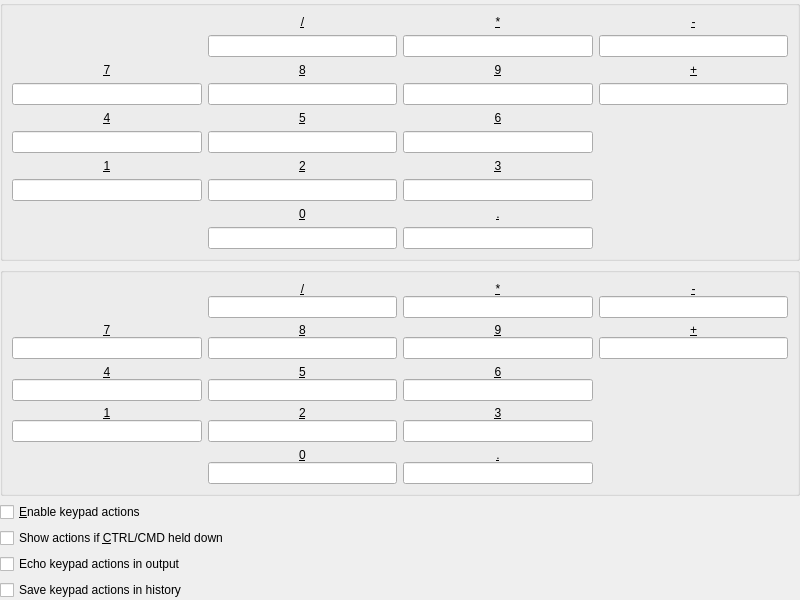
<?xml version="1.0" encoding="UTF-8"?>
<ui version="4.0">
 <class>PrefsNumpad</class>
 <widget class="QWidget" name="PrefsNumpad">
  <property name="geometry">
   <rect>
    <x>0</x>
    <y>0</y>
    <width>800</width>
    <height>600</height>
   </rect>
  </property>
  <property name="windowTitle">
   <string>Form</string>
  </property>
  <layout class="QVBoxLayout" name="verticalLayout">
   <property name="leftMargin">
    <number>0</number>
   </property>
   <property name="topMargin">
    <number>0</number>
   </property>
   <property name="rightMargin">
    <number>0</number>
   </property>
   <property name="bottomMargin">
    <number>0</number>
   </property>
   <item>
    <widget class="QGroupBox" name="NumpadModGroup">
     <property name="enabled">
      <bool>true</bool>
     </property>
     <property name="visible">
      <bool>false</bool>
     </property>
     <layout class="QGridLayout" name="gridLayout_2">
      <item row="1" column="2">
       <widget class="QLineEdit" name="NumpadModAsterisk">
        <property name="alignment">
         <set>Qt::AlignmentFlag::AlignCenter</set>
        </property>
       </widget>
      </item>
      <item row="9" column="1">
       <widget class="QLabel" name="NumpadMod2_label">
        <property name="text">
         <string>&amp;2</string>
        </property>
        <property name="alignment">
         <set>Qt::AlignmentFlag::AlignCenter</set>
        </property>
        <property name="buddy">
         <cstring>NumpadMod2</cstring>
        </property>
       </widget>
      </item>
      <item row="1" column="1">
       <widget class="QLineEdit" name="NumpadModSlash">
        <property name="alignment">
         <set>Qt::AlignmentFlag::AlignCenter</set>
        </property>
       </widget>
      </item>
      <item row="3" column="2">
       <widget class="QLabel" name="NumpadMod9_label">
        <property name="text">
         <string>&amp;9</string>
        </property>
        <property name="alignment">
         <set>Qt::AlignmentFlag::AlignCenter</set>
        </property>
        <property name="buddy">
         <cstring>NumpadMod9</cstring>
        </property>
       </widget>
      </item>
      <item row="5" column="1">
       <spacer name="verticalSpacer_13">
        <property name="orientation">
         <enum>Qt::Orientation::Vertical</enum>
        </property>
        <property name="sizeHint" stdset="0">
         <size>
          <width>20</width>
          <height>10</height>
         </size>
        </property>
       </spacer>
      </item>
      <item row="6" column="0">
       <widget class="QLabel" name="NumpadMod4_label">
        <property name="text">
         <string>&amp;4</string>
        </property>
        <property name="alignment">
         <set>Qt::AlignmentFlag::AlignCenter</set>
        </property>
        <property name="buddy">
         <cstring>NumpadMod4</cstring>
        </property>
       </widget>
      </item>
      <item row="10" column="2">
       <widget class="QLineEdit" name="NumpadMod3">
        <property name="alignment">
         <set>Qt::AlignmentFlag::AlignCenter</set>
        </property>
       </widget>
      </item>
      <item row="12" column="2">
       <widget class="QLabel" name="NumpadModPeriod_label">
        <property name="text">
         <string>&amp;.</string>
        </property>
        <property name="alignment">
         <set>Qt::AlignmentFlag::AlignCenter</set>
        </property>
        <property name="buddy">
         <cstring>NumpadModPeriod</cstring>
        </property>
       </widget>
      </item>
      <item row="7" column="2">
       <widget class="QLineEdit" name="NumpadMod6">
        <property name="alignment">
         <set>Qt::AlignmentFlag::AlignCenter</set>
        </property>
       </widget>
      </item>
      <item row="4" column="2">
       <widget class="QLineEdit" name="NumpadMod9">
        <property name="alignment">
         <set>Qt::AlignmentFlag::AlignCenter</set>
        </property>
       </widget>
      </item>
      <item row="6" column="2">
       <widget class="QLabel" name="NumpadMod6_label">
        <property name="text">
         <string>&amp;6</string>
        </property>
        <property name="alignment">
         <set>Qt::AlignmentFlag::AlignCenter</set>
        </property>
        <property name="buddy">
         <cstring>NumpadMod6</cstring>
        </property>
       </widget>
      </item>
      <item row="2" column="1">
       <spacer name="verticalSpacer_12">
        <property name="orientation">
         <enum>Qt::Orientation::Vertical</enum>
        </property>
        <property name="sizeHint" stdset="0">
         <size>
          <width>20</width>
          <height>10</height>
         </size>
        </property>
       </spacer>
      </item>
      <item row="8" column="1">
       <spacer name="verticalSpacer_14">
        <property name="orientation">
         <enum>Qt::Orientation::Vertical</enum>
        </property>
        <property name="sizeHint" stdset="0">
         <size>
          <width>20</width>
          <height>10</height>
         </size>
        </property>
       </spacer>
      </item>
      <item row="4" column="1">
       <widget class="QLineEdit" name="NumpadMod8">
        <property name="alignment">
         <set>Qt::AlignmentFlag::AlignCenter</set>
        </property>
       </widget>
      </item>
      <item row="4" column="0">
       <widget class="QLineEdit" name="NumpadMod7">
        <property name="alignment">
         <set>Qt::AlignmentFlag::AlignCenter</set>
        </property>
       </widget>
      </item>
      <item row="10" column="0">
       <widget class="QLineEdit" name="NumpadMod1">
        <property name="alignment">
         <set>Qt::AlignmentFlag::AlignCenter</set>
        </property>
       </widget>
      </item>
      <item row="9" column="0">
       <widget class="QLabel" name="NumpadMod1_label">
        <property name="text">
         <string>&amp;1</string>
        </property>
        <property name="alignment">
         <set>Qt::AlignmentFlag::AlignCenter</set>
        </property>
        <property name="buddy">
         <cstring>NumpadMod1</cstring>
        </property>
       </widget>
      </item>
      <item row="12" column="1">
       <widget class="QLabel" name="NumpadMod0_label">
        <property name="text">
         <string>&amp;0</string>
        </property>
        <property name="alignment">
         <set>Qt::AlignmentFlag::AlignCenter</set>
        </property>
        <property name="buddy">
         <cstring>NumpadMod0</cstring>
        </property>
       </widget>
      </item>
      <item row="0" column="2">
       <widget class="QLabel" name="NumpadModAsterisk_label">
        <property name="text">
         <string>&amp;*</string>
        </property>
        <property name="alignment">
         <set>Qt::AlignmentFlag::AlignCenter</set>
        </property>
        <property name="buddy">
         <cstring>NumpadModAsterisk</cstring>
        </property>
       </widget>
      </item>
      <item row="6" column="1">
       <widget class="QLabel" name="NumpadMod5_label">
        <property name="text">
         <string>&amp;5</string>
        </property>
        <property name="alignment">
         <set>Qt::AlignmentFlag::AlignCenter</set>
        </property>
        <property name="buddy">
         <cstring>NumpadMod5</cstring>
        </property>
       </widget>
      </item>
      <item row="3" column="3">
       <widget class="QLabel" name="NumpadModPlus_label">
        <property name="text">
         <string>&amp;+</string>
        </property>
        <property name="alignment">
         <set>Qt::AlignmentFlag::AlignCenter</set>
        </property>
        <property name="buddy">
         <cstring>NumpadModPlus</cstring>
        </property>
       </widget>
      </item>
      <item row="3" column="0">
       <widget class="QLabel" name="NumpadMod7_label">
        <property name="text">
         <string>&amp;7</string>
        </property>
        <property name="alignment">
         <set>Qt::AlignmentFlag::AlignCenter</set>
        </property>
        <property name="buddy">
         <cstring>NumpadMod7</cstring>
        </property>
       </widget>
      </item>
      <item row="9" column="2">
       <widget class="QLabel" name="NumpadMod3_label">
        <property name="text">
         <string>&amp;3</string>
        </property>
        <property name="alignment">
         <set>Qt::AlignmentFlag::AlignCenter</set>
        </property>
        <property name="buddy">
         <cstring>NumpadMod3</cstring>
        </property>
       </widget>
      </item>
      <item row="4" column="3">
       <widget class="QLineEdit" name="NumpadModPlus">
        <property name="alignment">
         <set>Qt::AlignmentFlag::AlignCenter</set>
        </property>
       </widget>
      </item>
      <item row="7" column="1">
       <widget class="QLineEdit" name="NumpadMod5">
        <property name="alignment">
         <set>Qt::AlignmentFlag::AlignCenter</set>
        </property>
       </widget>
      </item>
      <item row="13" column="1">
       <widget class="QLineEdit" name="NumpadMod0">
        <property name="alignment">
         <set>Qt::AlignmentFlag::AlignCenter</set>
        </property>
       </widget>
      </item>
      <item row="0" column="1">
       <widget class="QLabel" name="NumpadModSlash_label">
        <property name="text">
         <string>&amp;/</string>
        </property>
        <property name="alignment">
         <set>Qt::AlignmentFlag::AlignCenter</set>
        </property>
        <property name="buddy">
         <cstring>NumpadModSlash</cstring>
        </property>
       </widget>
      </item>
      <item row="0" column="3">
       <widget class="QLabel" name="NumpadModMinus_label">
        <property name="text">
         <string>&amp;-</string>
        </property>
        <property name="alignment">
         <set>Qt::AlignmentFlag::AlignCenter</set>
        </property>
        <property name="buddy">
         <cstring>NumpadModMinus</cstring>
        </property>
       </widget>
      </item>
      <item row="3" column="1">
       <widget class="QLabel" name="NumpadMod8_label">
        <property name="text">
         <string>&amp;8</string>
        </property>
        <property name="alignment">
         <set>Qt::AlignmentFlag::AlignCenter</set>
        </property>
        <property name="buddy">
         <cstring>NumpadMod8</cstring>
        </property>
       </widget>
      </item>
      <item row="10" column="1">
       <widget class="QLineEdit" name="NumpadMod2">
        <property name="alignment">
         <set>Qt::AlignmentFlag::AlignCenter</set>
        </property>
       </widget>
      </item>
      <item row="13" column="2">
       <widget class="QLineEdit" name="NumpadModPeriod">
        <property name="alignment">
         <set>Qt::AlignmentFlag::AlignCenter</set>
        </property>
       </widget>
      </item>
      <item row="7" column="0">
       <widget class="QLineEdit" name="NumpadMod4">
        <property name="alignment">
         <set>Qt::AlignmentFlag::AlignCenter</set>
        </property>
       </widget>
      </item>
      <item row="1" column="3">
       <widget class="QLineEdit" name="NumpadModMinus">
        <property name="alignment">
         <set>Qt::AlignmentFlag::AlignCenter</set>
        </property>
       </widget>
      </item>
      <item row="11" column="1">
       <spacer name="verticalSpacer_15">
        <property name="orientation">
         <enum>Qt::Orientation::Vertical</enum>
        </property>
        <property name="sizeHint" stdset="0">
         <size>
          <width>20</width>
          <height>10</height>
         </size>
        </property>
       </spacer>
      </item>
     </layout>
    </widget>
   </item>
   <item>
    <widget class="QGroupBox" name="NumpadGroup">
     <layout class="QGridLayout" name="gridLayout_1">
      <property name="horizontalSpacing">
       <number>-1</number>
      </property>
      <property name="verticalSpacing">
       <number>0</number>
      </property>
      <item row="4" column="2">
       <widget class="QLineEdit" name="Numpad9">
        <property name="alignment">
         <set>Qt::AlignmentFlag::AlignCenter</set>
        </property>
       </widget>
      </item>
      <item row="8" column="1">
       <spacer name="verticalSpacer_4">
        <property name="orientation">
         <enum>Qt::Orientation::Vertical</enum>
        </property>
        <property name="sizeHint" stdset="0">
         <size>
          <width>20</width>
          <height>20</height>
         </size>
        </property>
       </spacer>
      </item>
      <item row="6" column="1">
       <widget class="QLabel" name="Numpad5_label">
        <property name="text">
         <string>&amp;5</string>
        </property>
        <property name="alignment">
         <set>Qt::AlignmentFlag::AlignCenter</set>
        </property>
        <property name="buddy">
         <cstring>Numpad5</cstring>
        </property>
       </widget>
      </item>
      <item row="9" column="2">
       <widget class="QLabel" name="Numpad3_label">
        <property name="text">
         <string>&amp;3</string>
        </property>
        <property name="alignment">
         <set>Qt::AlignmentFlag::AlignCenter</set>
        </property>
        <property name="buddy">
         <cstring>Numpad3</cstring>
        </property>
       </widget>
      </item>
      <item row="10" column="0">
       <widget class="QLineEdit" name="Numpad1">
        <property name="alignment">
         <set>Qt::AlignmentFlag::AlignCenter</set>
        </property>
       </widget>
      </item>
      <item row="0" column="1">
       <widget class="QLabel" name="NumpadSlash_label">
        <property name="text">
         <string>&amp;/</string>
        </property>
        <property name="alignment">
         <set>Qt::AlignmentFlag::AlignCenter</set>
        </property>
        <property name="buddy">
         <cstring>NumpadSlash</cstring>
        </property>
       </widget>
      </item>
      <item row="7" column="2">
       <widget class="QLineEdit" name="Numpad6">
        <property name="alignment">
         <set>Qt::AlignmentFlag::AlignCenter</set>
        </property>
       </widget>
      </item>
      <item row="12" column="1">
       <widget class="QLabel" name="Numpad0_label">
        <property name="text">
         <string>&amp;0</string>
        </property>
        <property name="alignment">
         <set>Qt::AlignmentFlag::AlignCenter</set>
        </property>
        <property name="buddy">
         <cstring>Numpad0</cstring>
        </property>
       </widget>
      </item>
      <item row="7" column="0">
       <widget class="QLineEdit" name="Numpad4">
        <property name="alignment">
         <set>Qt::AlignmentFlag::AlignCenter</set>
        </property>
       </widget>
      </item>
      <item row="9" column="0">
       <widget class="QLabel" name="Numpad1_label">
        <property name="text">
         <string>&amp;1</string>
        </property>
        <property name="alignment">
         <set>Qt::AlignmentFlag::AlignCenter</set>
        </property>
        <property name="buddy">
         <cstring>Numpad1</cstring>
        </property>
       </widget>
      </item>
      <item row="6" column="0">
       <widget class="QLabel" name="Numpad4_label">
        <property name="text">
         <string>&amp;4</string>
        </property>
        <property name="alignment">
         <set>Qt::AlignmentFlag::AlignCenter</set>
        </property>
        <property name="buddy">
         <cstring>Numpad4</cstring>
        </property>
       </widget>
      </item>
      <item row="4" column="0">
       <widget class="QLineEdit" name="Numpad7">
        <property name="alignment">
         <set>Qt::AlignmentFlag::AlignCenter</set>
        </property>
       </widget>
      </item>
      <item row="4" column="1">
       <widget class="QLineEdit" name="Numpad8">
        <property name="alignment">
         <set>Qt::AlignmentFlag::AlignCenter</set>
        </property>
       </widget>
      </item>
      <item row="11" column="1">
       <spacer name="verticalSpacer_5">
        <property name="orientation">
         <enum>Qt::Orientation::Vertical</enum>
        </property>
        <property name="sizeHint" stdset="0">
         <size>
          <width>20</width>
          <height>20</height>
         </size>
        </property>
       </spacer>
      </item>
      <item row="0" column="3">
       <widget class="QLabel" name="NumpadMinus_label">
        <property name="text">
         <string>&amp;-</string>
        </property>
        <property name="alignment">
         <set>Qt::AlignmentFlag::AlignCenter</set>
        </property>
        <property name="buddy">
         <cstring>NumpadMinus</cstring>
        </property>
       </widget>
      </item>
      <item row="1" column="3">
       <widget class="QLineEdit" name="NumpadMinus">
        <property name="alignment">
         <set>Qt::AlignmentFlag::AlignCenter</set>
        </property>
       </widget>
      </item>
      <item row="4" column="3">
       <widget class="QLineEdit" name="NumpadPlus">
        <property name="alignment">
         <set>Qt::AlignmentFlag::AlignCenter</set>
        </property>
       </widget>
      </item>
      <item row="12" column="2">
       <widget class="QLabel" name="NumpadPeriod_label">
        <property name="text">
         <string>&amp;.</string>
        </property>
        <property name="alignment">
         <set>Qt::AlignmentFlag::AlignCenter</set>
        </property>
        <property name="buddy">
         <cstring>NumpadPeriod</cstring>
        </property>
       </widget>
      </item>
      <item row="3" column="1">
       <widget class="QLabel" name="Numpad8_label">
        <property name="text">
         <string>&amp;8</string>
        </property>
        <property name="alignment">
         <set>Qt::AlignmentFlag::AlignCenter</set>
        </property>
        <property name="buddy">
         <cstring>Numpad8</cstring>
        </property>
       </widget>
      </item>
      <item row="0" column="2">
       <widget class="QLabel" name="NumpadAsterisk_label">
        <property name="text">
         <string>&amp;*</string>
        </property>
        <property name="alignment">
         <set>Qt::AlignmentFlag::AlignCenter</set>
        </property>
        <property name="buddy">
         <cstring>NumpadAsterisk</cstring>
        </property>
       </widget>
      </item>
      <item row="13" column="1">
       <widget class="QLineEdit" name="Numpad0">
        <property name="alignment">
         <set>Qt::AlignmentFlag::AlignCenter</set>
        </property>
       </widget>
      </item>
      <item row="13" column="2">
       <widget class="QLineEdit" name="NumpadPeriod">
        <property name="alignment">
         <set>Qt::AlignmentFlag::AlignCenter</set>
        </property>
       </widget>
      </item>
      <item row="1" column="2">
       <widget class="QLineEdit" name="NumpadAsterisk">
        <property name="alignment">
         <set>Qt::AlignmentFlag::AlignCenter</set>
        </property>
       </widget>
      </item>
      <item row="3" column="2">
       <widget class="QLabel" name="Numpad9_label">
        <property name="text">
         <string>&amp;9</string>
        </property>
        <property name="alignment">
         <set>Qt::AlignmentFlag::AlignCenter</set>
        </property>
        <property name="buddy">
         <cstring>Numpad9</cstring>
        </property>
       </widget>
      </item>
      <item row="3" column="0">
       <widget class="QLabel" name="Numpad7_label">
        <property name="text">
         <string>&amp;7</string>
        </property>
        <property name="alignment">
         <set>Qt::AlignmentFlag::AlignCenter</set>
        </property>
        <property name="buddy">
         <cstring>Numpad7</cstring>
        </property>
       </widget>
      </item>
      <item row="1" column="1">
       <widget class="QLineEdit" name="NumpadSlash">
        <property name="alignment">
         <set>Qt::AlignmentFlag::AlignCenter</set>
        </property>
       </widget>
      </item>
      <item row="6" column="2">
       <widget class="QLabel" name="Numpad6_label">
        <property name="text">
         <string>&amp;6</string>
        </property>
        <property name="alignment">
         <set>Qt::AlignmentFlag::AlignCenter</set>
        </property>
        <property name="buddy">
         <cstring>Numpad6</cstring>
        </property>
       </widget>
      </item>
      <item row="10" column="2">
       <widget class="QLineEdit" name="Numpad3">
        <property name="alignment">
         <set>Qt::AlignmentFlag::AlignCenter</set>
        </property>
       </widget>
      </item>
      <item row="3" column="3">
       <widget class="QLabel" name="NumpadPlus_label">
        <property name="text">
         <string>&amp;+</string>
        </property>
        <property name="alignment">
         <set>Qt::AlignmentFlag::AlignCenter</set>
        </property>
        <property name="buddy">
         <cstring>NumpadPlus</cstring>
        </property>
       </widget>
      </item>
      <item row="2" column="1">
       <spacer name="verticalSpacer_2">
        <property name="orientation">
         <enum>Qt::Orientation::Vertical</enum>
        </property>
        <property name="sizeHint" stdset="0">
         <size>
          <width>20</width>
          <height>20</height>
         </size>
        </property>
       </spacer>
      </item>
      <item row="5" column="1">
       <spacer name="verticalSpacer_3">
        <property name="orientation">
         <enum>Qt::Orientation::Vertical</enum>
        </property>
        <property name="sizeHint" stdset="0">
         <size>
          <width>20</width>
          <height>20</height>
         </size>
        </property>
       </spacer>
      </item>
      <item row="7" column="1">
       <widget class="QLineEdit" name="Numpad5">
        <property name="alignment">
         <set>Qt::AlignmentFlag::AlignCenter</set>
        </property>
       </widget>
      </item>
      <item row="9" column="1">
       <widget class="QLabel" name="Numpad2_label">
        <property name="text">
         <string>&amp;2</string>
        </property>
        <property name="alignment">
         <set>Qt::AlignmentFlag::AlignCenter</set>
        </property>
        <property name="buddy">
         <cstring>Numpad2</cstring>
        </property>
       </widget>
      </item>
      <item row="10" column="1">
       <widget class="QLineEdit" name="Numpad2">
        <property name="alignment">
         <set>Qt::AlignmentFlag::AlignCenter</set>
        </property>
       </widget>
      </item>
     </layout>
    </widget>
   </item>
   <item>
    <widget class="QCheckBox" name="NumpadEnable">
     <property name="text">
      <string>&amp;Enable keypad actions</string>
     </property>
    </widget>
   </item>
   <item>
    <widget class="QCheckBox" name="show_mod">
     <property name="text">
      <string>Show actions if &amp;CTRL/CMD held down</string>
     </property>
    </widget>
   </item>
   <item>
    <widget class="QCheckBox" name="EchoHotkeyInOutputWindow">
     <property name="text">
      <string>Echo keypad actions in output</string>
     </property>
    </widget>
   </item>
   <item>
    <widget class="QCheckBox" name="HotkeyAddsToCommandHistory">
     <property name="text">
      <string>Save keypad actions in history</string>
     </property>
    </widget>
   </item>
   <item>
    <spacer name="verticalSpacer">
     <property name="orientation">
      <enum>Qt::Orientation::Vertical</enum>
     </property>
     <property name="sizeHint" stdset="0">
      <size>
       <width>20</width>
       <height>40</height>
      </size>
     </property>
    </spacer>
   </item>
  </layout>
 </widget>
 <resources/>
 <connections>
  <connection>
   <sender>show_mod</sender>
   <signal>toggled(bool)</signal>
   <receiver>NumpadModGroup</receiver>
   <slot>setVisible(bool)</slot>
   <hints>
    <hint type="sourcelabel">
     <x>203</x>
     <y>757</y>
    </hint>
    <hint type="destinationlabel">
     <x>199</x>
     <y>542</y>
    </hint>
   </hints>
  </connection>
  <connection>
   <sender>show_mod</sender>
   <signal>toggled(bool)</signal>
   <receiver>NumpadGroup</receiver>
   <slot>setHidden(bool)</slot>
   <hints>
    <hint type="sourcelabel">
     <x>203</x>
     <y>757</y>
    </hint>
    <hint type="destinationlabel">
     <x>199</x>
     <y>183</y>
    </hint>
   </hints>
  </connection>
 </connections>
</ui>
